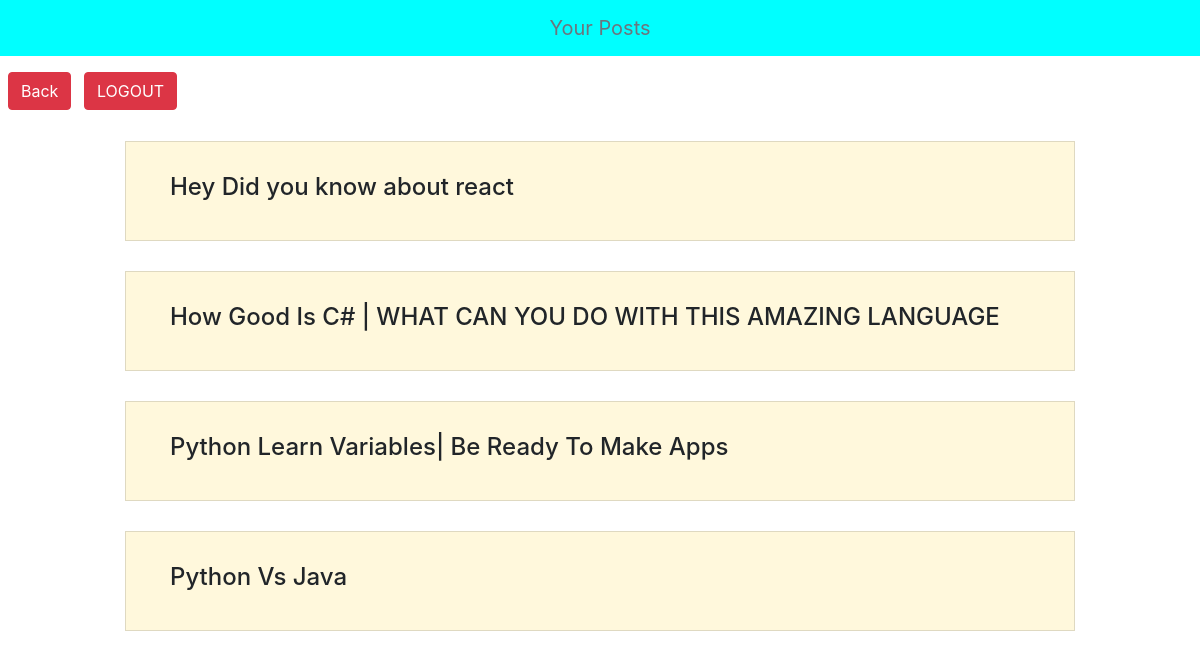
Screenshot of /member-data (signed in) with the database file from the repository.
### blog/models.py (models this page shows, shortened)
class BlogPost(models.Model):
    title = models.CharField(max_length=5000)
    content = models.TextField()
    author = models.CharField( max_length=500)
    added_date = models.DateTimeField()

### blog/views.py (the view)
# urls.py: path('member-data', views.member_data),
def member_data(request):
    posts = BlogPost.objects.all().order_by("-added_date")
    if request.user.is_anonymous:
        return redirect("/create")
    return render(request, "member.html", {
                "posts": posts
            })

### templates/member.html (shortened to what this page needs)
<!doctype html>
<html lang="en">
<head>
  <link rel="stylesheet" href="https://stackpath.bootstrapcdn.com/bootstrap/4.5.0/css/bootstrap.min.css"
>
  <link rel="stylesheet" href="../static/member.css">
</head>
<body>
  <nav class="navbar navbar-expand-lg navbar-light" style="background-color:cyan">
    <a class="navbar-brand m-auto text-secondary" href="#">Your Posts</a>
  </nav>
  <a href="/create" class="btn btn-danger text-decoration-none text-white my-3 mx-2">Back</a>
  <a href="/logout" class="btn btn-danger text-decoration-none text-white">LOGOUT</a>
  {% for post in posts %}
  <ul class="list-group">
    <div class="row mx-0">
      <div class="col-lg-10 col-md-8 col-12 offset-lg-1 offset-md-2">
        <li class="list-group-item d-flex justify-items-center align-items-center posts-list"
          style="background-color: cornsilk; margin: 15px 10px; height: 100px;">
          <h4 class="px-4">{{post.title}}</h4>
      </div>
    </div>
  </ul>
  {% endfor %}
</body>
</html>

### rows the page displays
BlogPost: title "Hey Did you know about react"
BlogPost: title "How Good Is C# | WHAT CAN YOU DO WITH THIS AMAZING LANGUAGE"
BlogPost: title "Python Learn Variables| Be Ready To Make Apps"
BlogPost: title "Python Vs Java"
